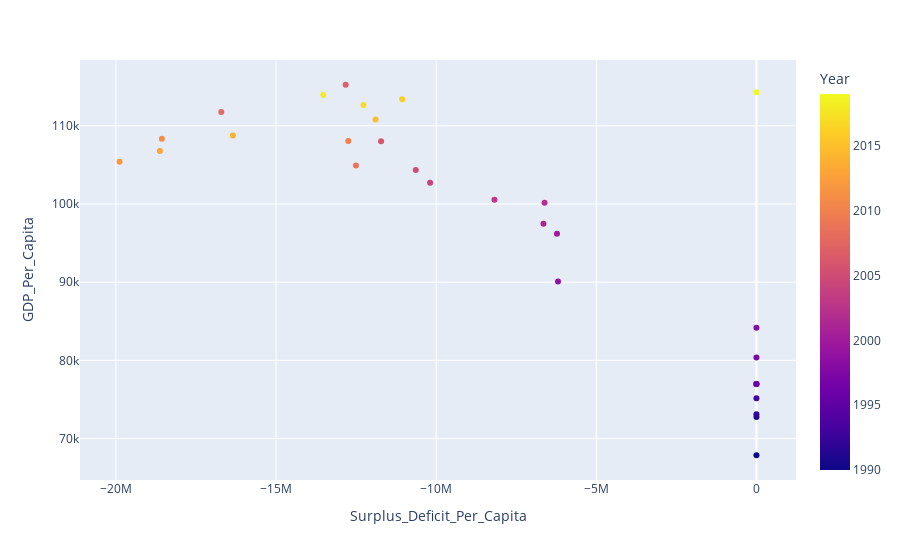

Write notebook code for a chart like this one.
### Markdown cell above
Looking at the two graphs above: it is interesting how for the top GDP countries, the surplus (or lack thereoff) oscilates in larger values - up to 20 Million in USD. For poorest GDP countries it is contained within a Million

### Code cell
fig5 = px.scatter(filtered_gdp_cont_pop_trade.loc[filtered_gdp_cont_pop_trade['Country'] == 'Luxembourg'], x='Surplus_Deficit_Per_Capita', y='GDP_Per_Capita', color='Year')
fig5.show()

### Figure 1 — Plotly figure (JSON) as saved in the notebook; plotly's stock layout.template omitted (floating-point values rounded to 4 significant figures)
{"data": [{"hovertemplate": "Surplus_Deficit_Per_Capita=%{x}<br>GDP_Per_Capita=%{y}<br>Year=%{marker.color}<extra></extra>", "legendgroup": "", "marker": {"color": [1990, 1991, 1992, 1993, 1994, 1995, 1996, 1997, 1998, 1999, 2000, 2001, 2002, 2003, 2004, 2005, 2006, 2007, 2008, 2009, 2010, 2011, 2012, 2013, 2014, 2015, 2016, 2017, 2018, 2019], "coloraxis": "coloraxis", "symbol": "circle"}, "mode": "markers", "name": "", "orientation": "v", "showlegend": false, "type": "scatter", "x": [0, 0, 0, 0, 0, 0, 0, 0, 0, -6197000.0, -6228000.0, -6651000.0, -6616000.0, -8181000.0, -10190000.0, -10640000.0, -11720000.0, -12830000.0, -16710000.0, -12510000.0, -12740000.0, -18570000.0, -19890000.0, -18630000.0, -16350000.0, -11890000.0, -11060000.0, -12270000.0, -13520000.0, 0], "xaxis": "x", "y": [67860.0, 72740.0, 73090.0, 75140.0, 76960.0, 76970.0, 76990.0, 80370.0, 84170.0, 90090.0, 96210.0, 97480.0, 100100.0, 100500.0, 102700.0, 104400.0, 108000.0, 115300.0, 111800.0, 104900.0, 108000.0, 108400.0, 105400.0, 106800.0, 108800.0, 110800.0, 113400.0, 112700.0, 114000.0, 114300.0], "yaxis": "y"}], "layout": {"coloraxis": {"colorbar": {"title": {"text": "Year"}}, "colorscale": [[0, "#0d0887"], [0.1111, "#46039f"], [0.2222, "#7201a8"], [0.3333, "#9c179e"], [0.4444, "#bd3786"], [0.5556, "#d8576b"], [0.6667, "#ed7953"], [0.7778, "#fb9f3a"], [0.8889, "#fdca26"], [1, "#f0f921"]]}, "legend": {"tracegroupgap": 0}, "margin": {"t": 60}, "xaxis": {"anchor": "y", "domain": [0, 1], "title": {"text": "Surplus_Deficit_Per_Capita"}}, "yaxis": {"anchor": "x", "domain": [0, 1], "title": {"text": "GDP_Per_Capita"}}}}
